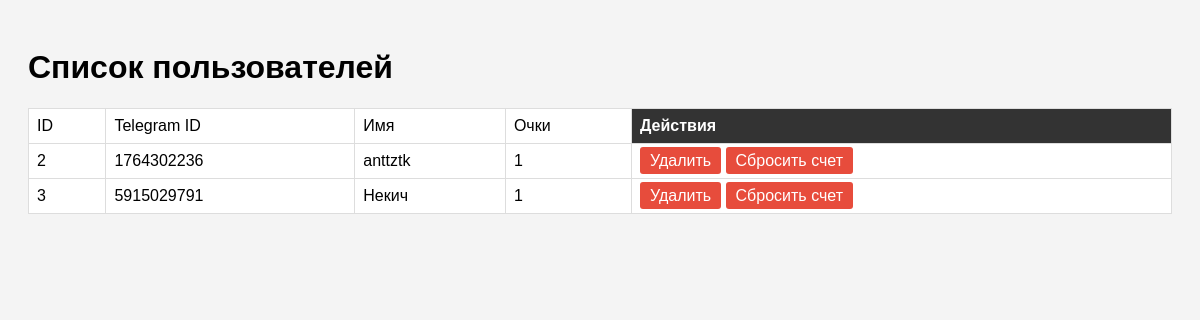
/admin, run on an earlier commit of the app's database.
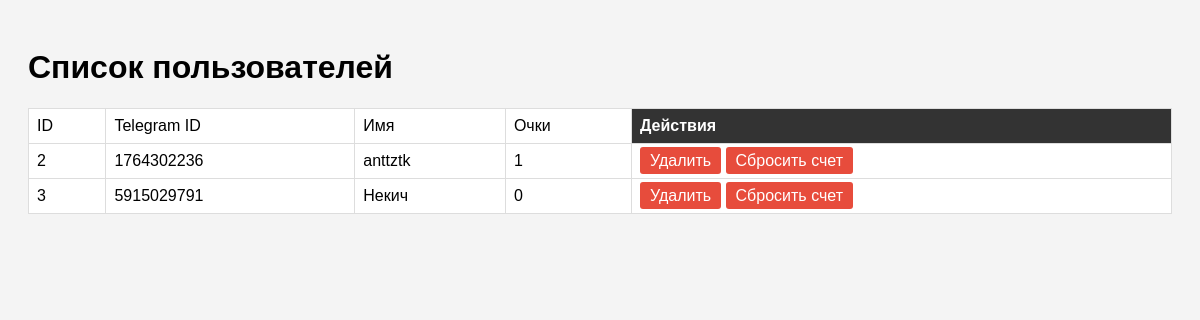
And on a later commit of the database.
### Database.py (models this page shows)
class User(Base):
    __tablename__ = 'users'
    id = Column(Integer, primary_key=True)
    tg_id = Column(BigInteger, unique=True, nullable=False)
    name = Column(String, nullable=False)
    score = Column(Integer, default=0)

### admin.py (the view)
@app.get('/admin', response_class=HTMLResponse)
def admin_panel(request: Request, repo = Depends(get_admin_repo)):
    users = repo.get_all_users()
    return templates.TemplateResponse(request=request, name='index.html', context={'users': users})

### templates/index.html (shortened to what this page needs)
<!DOCTYPE html>
<html lang="ru">
<head>
</head>
<body>
    <h1>Список пользователей</h1>
    <table>
        <tr>
            <td>ID</td>
            <td>Telegram ID</td>
            <td>Имя</td>
            <td>Очки</td>
            <th>Действия</th>
        </tr>
        {% for user in users %}
        <tr>
            <td>{{ user.id }}</td>
            <td>{{ user.tg_id }}</td>
            <td>{{ user.name }}</td>
            <td>{{ user.score }}</td>
            <td>
                <a href="/admin/confirm_delete/{{ user.tg_id }}" class="btn btn-danger">Удалить</a>
                <a href="/admin/confirm_reset/{{ user.tg_id }}" class="btn btn-danger">Сбросить счет</a>
            </td>
        </tr>
        {% endfor %}
    </table>
</body>
</html>

### templates/index.html (style rules this page uses)
body { font-family: sans-serif; padding: 20px; background: #f4f4f4; }
table { border-collapse: collapse; width: 100%; background: white; }
th, td { border: 1px solid #ddd; padding: 8px; text-align: left; }
th { background-color: #333; color: white; }
.btn { padding: 5px 10px; background: #3498db; color: white; text-decoration: none; border-radius: 3px; }
.btn-danger { background: #e74c3c; }

What changed in the data, as far as the page shows it:
changed User "Некич": score "1" → "0"
